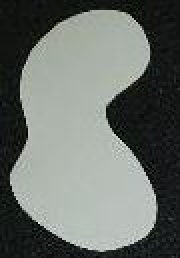
#> input picture LAB1/OwnShapes/images/templatesmaller.jpg, 90 x 129 px (shown 2 times larger)
$ python Hough2.py
#> lines starting #> are read from the running program, lines starting #| are printed output that depends on the picture; after the words box and inside, x2 and y2 are one past the last pixel; in counts of white or black regions, pixels touching at a corner belong together; pictures that were not available may be replaced by others from this repository, and a replacement may not be noted
### LAB1/OwnShapes/build_reference_table.py
#!/usr/bin/env python

__author__ = "Adeel Ahmad"
__email__ = "adeelahmad14@hotmail.com"
__status__ = "Production"

import numpy as np
from scipy.ndimage import convolve
from skimage import io
import matplotlib.pyplot as plt


def buildRefTable(img):
    """
    builds the reference table for the given input template image
    :param im: input binary image
    :return:
        table = a reconstructed reference table...
    """
    table = [[0 for x in range(1)] for y in range(90)]  # creating a empty list
    # r will be calculated corresponding to this point
    img_center = [int(img.shape[0]/2), int(img.shape[1]/2)]

    def findAngleDistance(x1, y1):
        x2, y2 = img_center[0], img_center[1]
        r = [(x2-x1), (y2-y1)]
        if (x2-x1 != 0):
            return [int(np.rad2deg(np.arctan(int((y2-y1)/(x2-x1))))), r]
        else:
            return [0, 0]

    filter_size = 3
    for x in range(img.shape[0]-(filter_size-1)):
        for y in range(img.shape[1]-(filter_size-1)):
            if (img[x, y] != 0):
                theta, r = findAngleDistance(x, y)
                if (r != 0):
                    table[np.absolute(theta)].append(r)

    for i in range(len(table)):
        table[i].pop(0)

    return table

### LAB1/OwnShapes/match_table.py
#!/usr/bin/env python

__author__ = "Adeel Ahmad"
__email__ = "adeelahmad14@hotmail.com"
__status__ = "Production"

import numpy as np
from scipy.ndimage import convolve
from build_reference_table import *
from skimage import io
import matplotlib.pyplot as plt


def matchTable(im, table):
    """
    :param im: input binary image, for searching template
    :param table: table for template
    :return:
        accumulator with searched votes
    """
    # matches the reference table with the given input
    # image for testing generalized Hough Transform
    m, n = im.shape
    acc = np.zeros((m+450, n+450))  # acc array requires some extra space

    def findGradient(x, y):
        if (x != 0):
            return int(np.rad2deg(np.arctan(int(y/x))))
        else:
            return 0

    for x in range(1, im.shape[0]):
        for y in range(im.shape[1]):

            if im[x, y] != 0:  # boundary point
                theta = findGradient(x, y)
                vectors = table[theta]
                for vector in vectors:
                    acc[vector[0]+x, vector[1]+y] += 1
    return acc

### LAB1/OwnShapes/find_maxima.py
#!/usr/bin/env python

__author__ = "Adeel Ahmad"
__email__ = "adeelahmad14@hotmail.com"
__status__ = "Production"

import numpy as np


def findMaxima(acc):
    """
    :param acc: accumulator array
    :return:
        maxval: maximum value found
        ridx: row index of the maxval
        cidx: column index of the maxval
    """


    ridx, cidx = np.unravel_index(acc.argmax(), acc.shape)

    return [acc[ridx, cidx], ridx, cidx]

### LAB1/OwnShapes/Hough2.py
import cv2
import math
import random

from skimage.io import imread, imshow, imsave
import matplotlib.pyplot as plt
from build_reference_table import *
from match_table import *
from find_maxima import *
import numpy as np

normal = 'images/normal/normal'
dense = 'images/normalDense/normalDense'
oneOnAnother = 'images/oneOnAnother/oneOnAnother'
tilted1 = 'images/tilted/tilted'
tilted2 = 'images/tilted2/tilted2'
tilted3 = 'images/tilted3/tilted3'

template = 'images/templatesmaller'

type = '.jpg'

allJPG = [normal, dense, oneOnAnother, tilted1, tilted2, tilted3]

for core in allJPG:

    input_image = core + "smaller" + type
    for noise in ['None', 'Blurr', 'S&P', 'RandomElements']:
        print("xDDD1")
        negative_file = core + 'Negativ' + type
        noised_file = core + noise + 'Noised' + type
        result_file = core + noise + 'Result' + type
        voting_file = core + noise + 'Voting' + type
        edges_file = core + noise + 'Edges' + type
        refim_file = core + noise + 'CannyEdge' + type

        refim = cv2.imread(template + type)
#> refim is the input picture: shape (129, 90, 3); mean B, G, R 105.7, 110.5, 105.2
        refim = cv2.cvtColor(refim, cv2.COLOR_BGR2GRAY)
#> refim: shape (129, 90)
        loaded = cv2.imread(input_image)
        loadedGray = cv2.cvtColor(loaded, cv2.COLOR_BGR2GRAY)

        # negative
        # loadedGray = cv2.bitwise_not(cv2.cvtColor(loaded, cv2.COLOR_BGR2GRAY))
        # cv2.imwrite(negative_file, loadedGray)

        if noise == 'Blurr':
            noised = cv2.GaussianBlur(src=loadedGray,
                                      ksize=(19, 19), sigmaX=0)
        elif noise == 'S&P':
            noised = loadedGray
            height, width = noised.shape
            for x in range(height):
                for y in range(width):
                    if random.random() < 0.01:
                        noised[x][y] = random.randrange(0, 255)
        elif noise == 'RandomElements':
            howMany = 5
            noised = loadedGray
            height, width = noised.shape
            thickness = 2

            # trojkaty
            for i in range(howMany):
                t = np.array([(random.randrange(0, width), random.randrange(0, height)),
                              (random.randrange(0, width), random.randrange(0, height)),
                              (random.randrange(0, width), random.randrange(0, height))])
                color = random.randrange(20, 255)
                cv2.drawContours(noised, [t], 0, (color, color, color), thickness=thickness)

            # elipses
            for i in range(howMany):
                color = random.randrange(20, 255)
                center1 = random.randrange(100, width - 100)
                dev1 = random.randrange(40, 60)
                center2 = random.randrange(100, height - 100)
                dev2 = random.randrange(40, 60)

                cv2.ellipse(noised, (center1, center2), (dev1, dev2), 0, 0, 360,
                            color=(color, color, color), thickness=thickness)
        else:
            noised = loadedGray
        cv2.imwrite(noised_file, noised)

        print("xDDD2")
        # we need to make canny on both of them
        edges_image = cv2.Canny(noised, 250, 500, apertureSize=3)
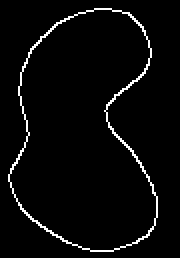
#> edges_image: shape (129, 90) (shown 2 times larger); 3.5% white in thin lines or dots, all inside (x1, y1, x2, y2) = (4, 4, 79, 126)
        cv2.imwrite(edges_file, edges_image)
        refim = cv2.Canny(refim, 120, 500, apertureSize=3)
        cv2.imwrite(refim_file, refim)

        table = buildRefTable(refim)
#> table = 90 items
        print(table)
#> (printed output is left out)
        acc = matchTable(edges_image, table)
        print("xDDD4")
        val, ridx, cidx = findMaxima(acc)
#> in findMaxima, `ridx, cidx = np.unravel_index(acc.argmax(), acc.shape)`: ridx = 64; cidx = 45
#> val = 132; ridx = 64; cidx = 45
        print("xDDD5")

        #####
        # code for drawing bounding-box in accumulator array...

        acc[ridx - 5:ridx + 5, cidx - 5] = val
#> acc: shape (579, 540) float64; min 0, max 132, mean 0.2
        acc[ridx - 5:ridx + 5, cidx + 5] = val
#> acc: shape (579, 540) float64; min 0, max 132, mean 0.3

        acc[ridx - 5, cidx - 5:cidx + 5] = val
#> acc: shape (579, 540) float64; min 0, max 132, mean 0.3
        acc[ridx + 5, cidx - 5:cidx + 5] = val
#> acc: shape (579, 540) float64; min 0, max 132, mean 0.3

        plt.figure(1)
        imshow(acc)
        imsave(voting_file, acc)

        plt.show()

        # code for drawing bounding-box in original image at the found location...

        # find the half-width and height of template
        hheight = np.floor(refim.shape[0] / 2) + 1
#> hheight = 65
        hwidth = np.floor(refim.shape[1] / 2) + 1
#> hwidth = 46

        # find coordinates of the box
        rstart = int(max(ridx - hheight, 1))
#> rstart = 1
        rend = int(min(ridx + hheight, noised.shape[0] - 1))
#> rend = 128
        cstart = int(max(cidx - hwidth, 1))
#> cstart = 1
        cend = int(min(cidx + hwidth, noised.shape[1] - 1))
#> cend = 89

        # draw the box
        noised[rstart:rend, cstart] = 255
        noised[rstart:rend, cend] = 255
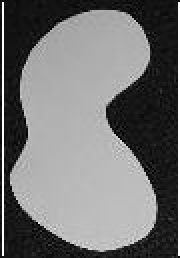
#> noised: shape (129, 90) (shown 2 times larger); min 1, max 255, mean 113.5

        noised[rstart, cstart:cend] = 255
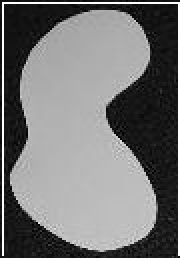
#> noised: shape (129, 90) (shown 2 times larger); 0.75% of pixels changed, all inside (x1, y1, x2, y2) = (2, 1, 89, 2)
        noised[rend, cstart:cend] = 255
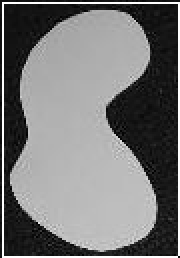
#> noised: shape (129, 90) (shown 2 times larger); 0.76% of pixels changed, all inside (x1, y1, x2, y2) = (1, 128, 89, 129)
#> (the run stopped early here; a loop or call above may not have finished)
